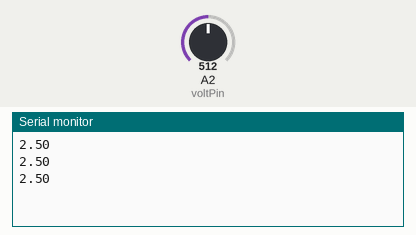
A sketch run on a simulated Arduino Uno, built with avr-gcc and run on an emulated ATmega328P. Parts: the last lines printed to the serial monitor. The test bench sets the inputs (shaded band); at power-on: A2 (voltPin) = 512.

Above: at 1.3 s.
1.4 s: A2 (voltPin) set to 716
At 1.9 s:
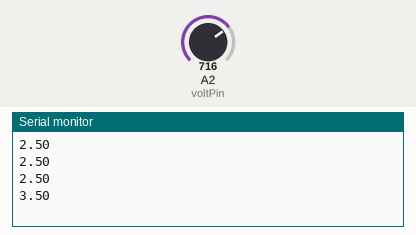
2.9 s: A2 (voltPin) set to 900
At 3.4 s:
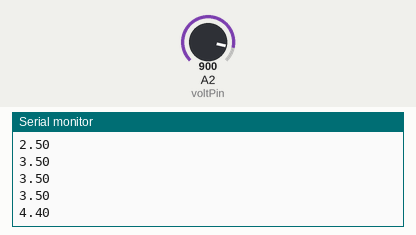
Timing chart, 0 to 5.9 s (numbered marks = the images above; inputs shaded):
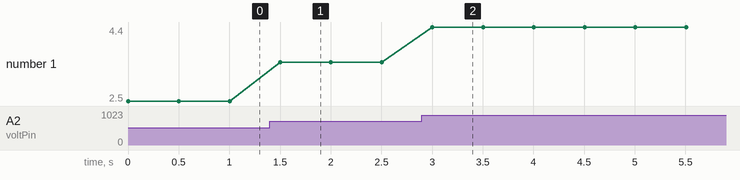

The sketch:

potentionMeter.ino
```cpp
int voltPin = A2;
int delayTime = 500;
float readVal;
float voltage;
void setup() {
  // put your setup code here, to run once:
  Serial.begin(9600);
  pinMode(voltPin, INPUT);
}

void loop() {
  // put your main code here, to run repeatedly:
  readVal = analogRead(voltPin);
  voltage = (5./1023.) * readVal;
  Serial.println(voltage);
  delay(delayTime);
}
```

Measured:
- after the input at 1.4 s, the serial monitor: prints a new line after 0.10 s (image 1)
- after the input at 2.9 s, the serial monitor: prints a new line after 0.10 s (image 2)
- plotted number 1: 2.5 → 3.5 after the input at 1.4 s, 3.5 → 4.4 after the input at 2.9 s
